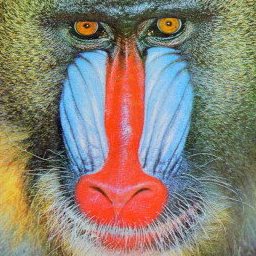
#> input picture examples/mandrill.png, 256 x 256 px
$ python main.py examples/mandrill.png
#> lines starting #> are read from the running program, lines starting #| are printed output that depends on the picture
#> in main, img is the input picture: PIL image 256x256 RGB; mean R, G, B 138.8, 128.4, 114.9
### src/ImageSplitter.py
from PIL import Image
from math import ceil, floor

def split_image(image:Image.Image,cols:int,rows:int,*,alpha:bool = False) -> list:
    '''
    Split an image into (cols * rows) images, with "cols" columns and "rows" rows.

    Arguments:
        image (PIL.Image.Image): Image to split.
        cols (int): Number of columns to split image into.
        rows (int): Number of rows to split image into.

    Keyword Arguments:
        alpha (bool): If true, then the resulting split images will have an alpha border if they do not evenly fit. The border will be white otherwise.

    Returns:
        images (list): List of length (cols*rows) containing the image "splits."
    '''
#> called with cols = 3, rows = 3, alpha = False

    if isinstance(image,Image.Image):
        pass
    else:
        raise TypeError(f"image should be type PIL.Image.Image, not type {image.__class__.__name__}.")

    try:
        cols = int(cols)
    except:
        raise TypeError(f"cols should be type int, not type {cols.__class__.__name__}.")

    try:
        rows = int(rows)
    except:
        raise TypeError(f"rows should be type int, not type {rows.__class__.__name__}.")

    w,h = image.size
#> w = 256; h = 256

    if cols > w or cols < 1:
        raise ValueError(f"Invalid column value {cols}. Value must be 1 <= n < {w} (Image Width).")
    elif rows > h or rows < 1:
        raise ValueError(f"Invalid row value {rows}. Value must be 1 <= n < {h} (Image Height).")
    else:

        images = []

        dx = ceil(w / cols)
#> dx = 86
        dy = ceil(h / rows)
#> dy = 86
        for y in range(0,h,dy):
            for x in range(0,w,dx):
                if alpha:
                    base = Image.new('RGBA', (dx, dy), (0,0,0,0))
                else:
                    base = Image.new('RGB', (dx,dy), "WHITE")
                crop = image.crop((x,y,min(x+dx-1,w),min(y+dy-1,h))) # If the border isn't perfect, paste it onto
                base.paste(crop,(0,0))                               # a blank image so we retain the same size

                images.append(base)
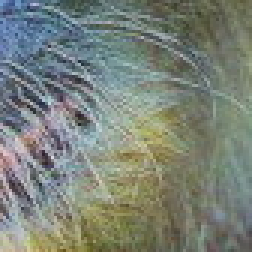
#> base: PIL image 86x86 RGB (shown 3 times larger); mean R, G, B 128.4, 135.6, 126.5
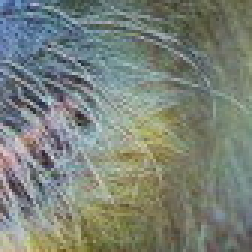
#> crop: PIL image 84x84 RGB (shown 3 times larger); mean R, G, B 122.3, 129.8, 120.3
#> after the loop, images = 9 items

        return images

### src/PrinterPaper.py
from math import floor

class PrinterPaper:
    '''
    A class that represents a piece of paper that would have an image printed on it.

    Attributes:
        width (float): Width of paper in inches.
        height (float): Height of paper in inches.
        dpi (tuple): DPI of printer in form (width, height).
    '''

    def __init__(self,width: float, height: float, dpi: tuple):
        """
        PrinterPaper constructor.

        Arguments:
            width (float): Width of paper in inches.
            height (float): Height of paper in inches.
            dpi (tuple): DPI of printer in form (x,y).
        """

        self.width = width
        self.height = height
        self.dpi = dpi

    @property
    def pixel_width(self) -> float:
        '''Width of paper in pixels.'''

        return self.width * self.dpi[0]

    @property
    def pixel_height(self) -> float:
        '''Height of paper in pixels.'''

        return self.height * self.dpi[1]

    @property
    def width(self) -> float:
        '''Width of paper in inches.'''

        return self.__width

    @width.setter
    def width(self,value:float):
        '''Set width of paper in inches.

        Arguments:
            value (float): New width in inches.
        '''

        try:
            value = float(value)
        except:
            raise TypeError(f"width should be type float, not type {value.__class__.__name__}.")
        else:
            if value > 0:
                self.__width = value
            else:
                raise ValueError(f"width should be greater than zero, not {value}.")

    @property
    def height(self) -> float:
        '''Height of paper in inches.'''

        return self.__height

    @height.setter
    def height(self,value:float):
        '''Set height of paper in inches.

        Arguments:
            value (float): New height in inches.
        '''

        try:
            value = float(value)
        except:
            raise TypeError(f"height should be type float, not type {value.__class__.__name__}.")
        else:
            if value > 0:
                self.__height = value
            else:
                raise ValueError(f"height should be greater than zero, not {value}.")

    @property
    def dpi(self) -> tuple:
        '''DPI of printer in form (width,height).'''

        return self.__dpi

    @dpi.setter
    def dpi(self,value:tuple):
        '''Set DPI of printer.

        Arguments:
            value (tuple): New DPI in form (width,height).
        '''

        if isinstance(value,tuple):
            if len(value) == 2:
                try:
                    x = float(value[0])
                    y = float(value[1])
                except:
                    raise TypeError(f"dpi should be a tuple of types (float,float), not tuple of types ({value[0].__class__.__name__},{value[1].__class__.__name__}).")
                else:
                    self.__dpi = (x,y)
            else:
                raise ValueError(f"Length of dpi should be 2, not {len(value)}.")
        else:
            raise TypeError(f"dpi should be type tuple, not type {value.__class__.__name__}.")

    # If the user has PIL installed, we should include a helper method for fitting an image onto
    # a PrinterPaper.

    try:
        import PIL.Image as Image
    except:
        pass
    else:

        def fill_image(self,image: Image.Image) -> Image.Image:
            '''
            Scale an image to fill the PrinterPaper while keeping the image's aspect ratio.

            Arguments:
                image (PIL.Image.Image): The image to scale.

            Returns:
                new_image (PIL.Image.Image): The image scaled.
            '''

            w,h = image.size
            if (w*self.pixel_width) >= (h*self.pixel_height):
                ratio = (self.pixel_width)/w
            else:
                ratio = (self.pixel_height)/h

            nw = floor(w*ratio)
            nh = floor(h*ratio)

            return image.resize((nw,nh))

### main.py
import argparse
import src.ImageSplitter as ImageSplitter
import src.PrinterPaper as PrinterPaper
import PIL.Image as Image

def main(args):
    img = Image.open(args['f'])

    dpi = (args['dpi'],args['dpi'])

    paper = PrinterPaper.PrinterPaper(args['paperwidth'],args['paperheight'],dpi)
    splits = ImageSplitter.split_image(img,args['columns'],args['rows'])
#> splits = 9 items

    pdf = [paper.fill_image(v) for v in splits]
#> pdf = 9 items

    with args['output'] as f:
        pdf[0].save(f,save_all=True, append_images=pdf[1:], dpi = dpi)
    args['f'].close()


if __name__=="__main__":
    parser = argparse.ArgumentParser(description="Split image into n*k images and serve as a printable PDF.")
    parser.add_argument('f',metavar='Image', type=argparse.FileType('rb'), help="Path to image to process.")
    parser.add_argument('-n', '--columns', type=int, help="Number of columns.",default=3)
    parser.add_argument('-k', '--rows', type=int, help="Number of rows.", default=3)
    parser.add_argument('-d','--dpi',type=float,help="DPI.",default=300)
    parser.add_argument('-w','--paperwidth',type=float,help="Specify Paper Width in inches.",default=8.5)
    parser.add_argument('-y','--paperheight',type=float,help="Specify Paper Height in inches.",default=11)
    parser.add_argument('-o','--output',type=argparse.FileType('wb'), help="Output file",default=open("out.pdf","wb"))
    args = parser.parse_args()
    main(vars(args))
